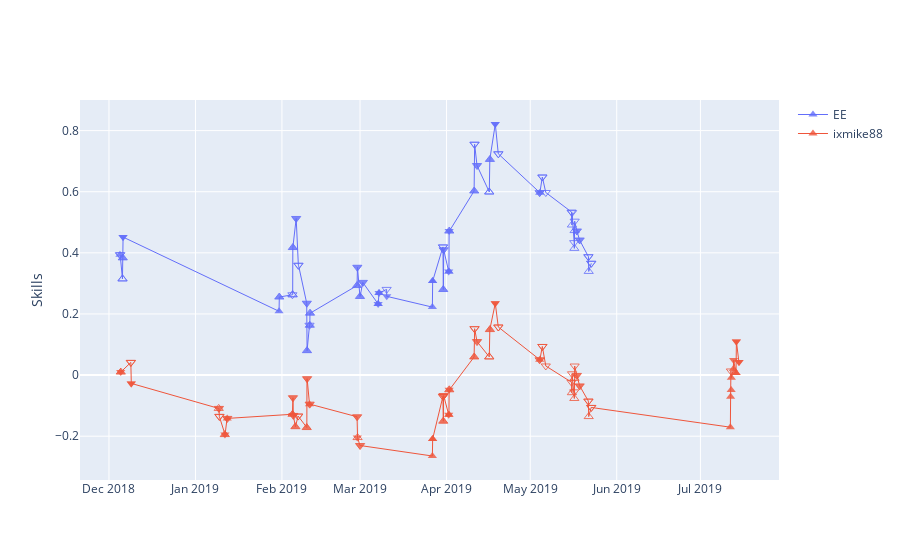

Notebook cell for this chart:
### Code cell
ee_id = 43276219
idx = matches.players_mat.loc[match_pred_df.index, ee_id] != 0.0
data = data_to_graph_obj(
    matches.df.loc[match_pred_df.index, "startDate"][idx].values,
    skills_mat.loc[idx, ee_id],
    2 * np.sqrt(skills_var_mat.loc[idx, ee_id]),
    matches.players_mat.loc[match_pred_df.index, ee_id][idx] == 1.0,
    matches.df.loc[match_pred_df.index, "radiantVictory"][idx],
    hovertext[idx],
    name="EE")

ixmike88_id = 86715129
idx = matches.players_mat.loc[match_pred_df.index, ixmike88_id] != 0.0
data2 = data_to_graph_obj(
    matches.df.loc[match_pred_df.index, "startDate"][idx].values,
    skills_mat.loc[idx, ixmike88_id],
    2 * np.sqrt(skills_var_mat.loc[idx, ixmike88_id]),
    matches.players_mat.loc[match_pred_df.index, ixmike88_id][idx] == 1.0,
    matches.df.loc[match_pred_df.index, "radiantVictory"][idx],
    hovertext[idx],
    name="ixmike88")

test = go.Figure(data=[data, data2],
                 layout=go.Layout(yaxis=go.layout.YAxis(title="Skills")))
test
